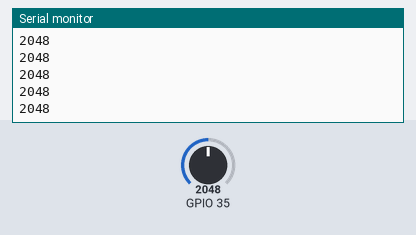
Recording of a sketch running on a simulated ESP32. Parts: the last lines printed to the serial monitor. Inputs (shaded band) come from the test bench; at power-on: GPIO 35 = 2048.

Above: at 1.2 s.
1.3 s: GPIO 35 set to 2866
At 2.3 s:
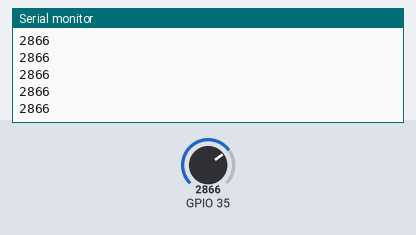
2.8 s: GPIO 35 set to 3603
At 3.7 s:
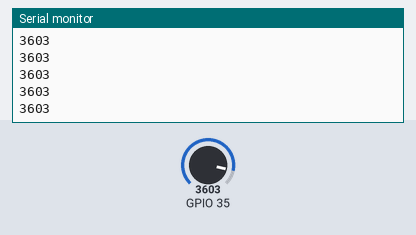
Timing chart, 0 to 5.8 s (numbered marks = the images above; inputs shaded):
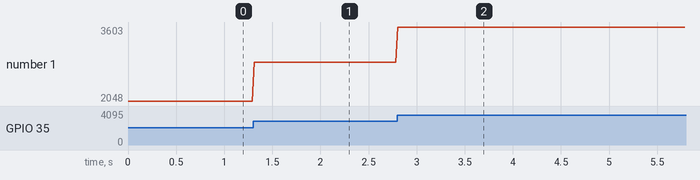

Measured:
- after the input at 1.3 s, the serial monitor: prints a new line at once (image 1)
- after the input at 2.8 s, the serial monitor: prints a new line at once (image 2)
- plotted number 1: 2048 → 2866 after the input at 1.3 s, 2866 → 3603 after the input at 2.8 s

The sketch:

Day6_Project_tankinginputfromEMG.ino
```cpp
int sensorValue = 0;

void setup()
{
  Serial.begin(115200);
}

void loop()
{
  sensorValue = analogRead(35);
  Serial.print(sensorValue);
  Serial.println();
  delay(20);
}
```
